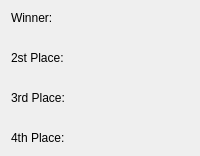
      <widget class="QWidget" name="page_GameResults">
       <layout class="QGridLayout" name="gridLayout_19">
        <item row="0" column="0">
         <layout class="QVBoxLayout" name="verticalLayout_13">
          <item>
           <widget class="QLabel" name="label_8">
            <property name="text">
             <string>Winner: </string>
            </property>
           </widget>
          </item>
          <item>
           <spacer name="horizontalSpacer_38">
            <property name="orientation">
             <enum>Qt::Horizontal</enum>
            </property>
            <property name="sizeHint" stdset="0">
             <size>
              <width>40</width>
              <height>20</height>
             </size>
            </property>
           </spacer>
          </item>
          <item>
           <widget class="QLabel" name="label_9">
            <property name="text">
             <string>2st Place: </string>
            </property>
           </widget>
          </item>
          <item>
           <spacer name="horizontalSpacer_39">
            <property name="orientation">
             <enum>Qt::Horizontal</enum>
            </property>
            <property name="sizeHint" stdset="0">
             <size>
              <width>40</width>
              <height>20</height>
             </size>
            </property>
           </spacer>
          </item>
          <item>
           <widget class="QLabel" name="label_15">
            <property name="text">
             <string>3rd Place:</string>
            </property>
           </widget>
          </item>
          <item>
           <spacer name="horizontalSpacer_40">
            <property name="orientation">
             <enum>Qt::Horizontal</enum>
            </property>
            <property name="sizeHint" stdset="0">
             <size>
              <width>40</width>
              <height>20</height>
             </size>
            </property>
           </spacer>
          </item>
          <item>
           <widget class="QLabel" name="label_16">
            <property name="text">
             <string>4th Place: </string>
            </property>
           </widget>
          </item>
         </layout>
        </item>
       </layout>
      </widget>
